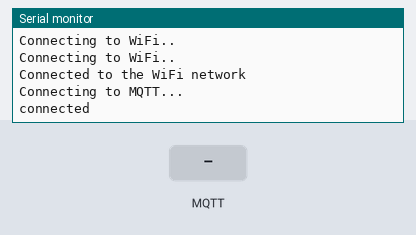
The sketch below on a simulated ESP8266 (NodeMCU). Shown: the last lines printed to the serial monitor. The test bench sets the inputs (shaded band). WiFi joins after 1.5 s; servers stay silent unless stated; no MQTT or app messages arrive unless stated.

Above: at 2.7 s.
2.8 s: MQTT message "1" arrives on the first subscribed topic
At 3.2 s:
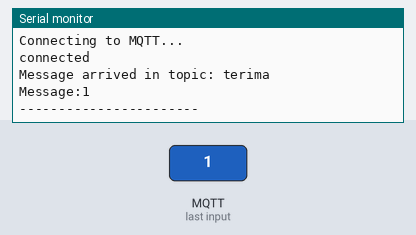
4.3 s: MQTT message "on" arrives on the first subscribed topic
At 5.5 s:
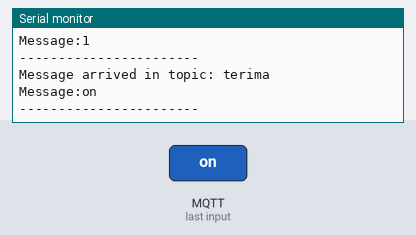
5.8 s: MQTT message "off" arrives on the first subscribed topic
At 6.6 s:
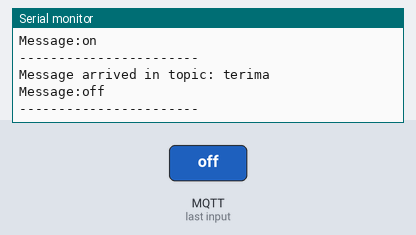

Measured:
- after the input at 2.8 s, the serial monitor: prints a new line at once (image 1)
- after the input at 4.3 s, the serial monitor: prints a new line at once (image 2)
- after the input at 5.8 s, the serial monitor: prints a new line at once (image 3)

The sketch:

NodeMcu-Mqtt.ino
```cpp
#include <ESP8266WiFi.h>
#include <PubSubClient.h>

//Pengaturan Koneksi
const char* ssid = "ssid";
const char* password =  "34133343";
const char* mqttServer = "postman.cloudmqtt.com";
const int mqttPort =  13889;
const char* mqttUser = "***fhoer";
const char* mqttPassword = "****X69NZBrS";

unsigned long lastSend;

WiFiClient espClient;
PubSubClient client(espClient);

void setup() {

  Serial.begin(115200);

  WiFi.begin(ssid, password);

  while (WiFi.status() != WL_CONNECTED) {
    delay(500);
    Serial.println("Connecting to WiFi..");
  }
  Serial.println("Connected to the WiFi network");

  client.setServer(mqttServer, mqttPort);
  client.setCallback(callback);

  while (!client.connected()) {
    Serial.println("Connecting to MQTT...");

    if (client.connect("ESP8266Client", mqttUser, mqttPassword )) {

      Serial.println("connected");

    } else {

      Serial.print("failed with state ");
      Serial.print(client.state());
      delay(2000);

    }
  }

  client.publish("kirim", "Hello from ESP8266");
  client.subscribe("terima");
  lastSend=0;

}

void callback(char* topic, byte* payload, unsigned int length) {

  Serial.print("Message arrived in topic: ");
  Serial.println(topic);

  Serial.print("Message:");
  String msg="";
  for (unsigned int i = 0; i < length; i++) {
 //   Serial.print((char)payload[i]);
    msg+=(String)((char)payload[i]);
  }

  Serial.println(msg);
  if(msg.indexOf("1") >= 0){
   //lakukan sesuatu di sini
  }
  Serial.println();
  Serial.println("-----------------------");

}

void loop() {
  if ( millis() - lastSend > 1000 ) { // Update and send only after 1 seconds
    client.publish("kirim", "Hello from ESP8266");
    lastSend = millis();
  }

  client.loop();
}
```
